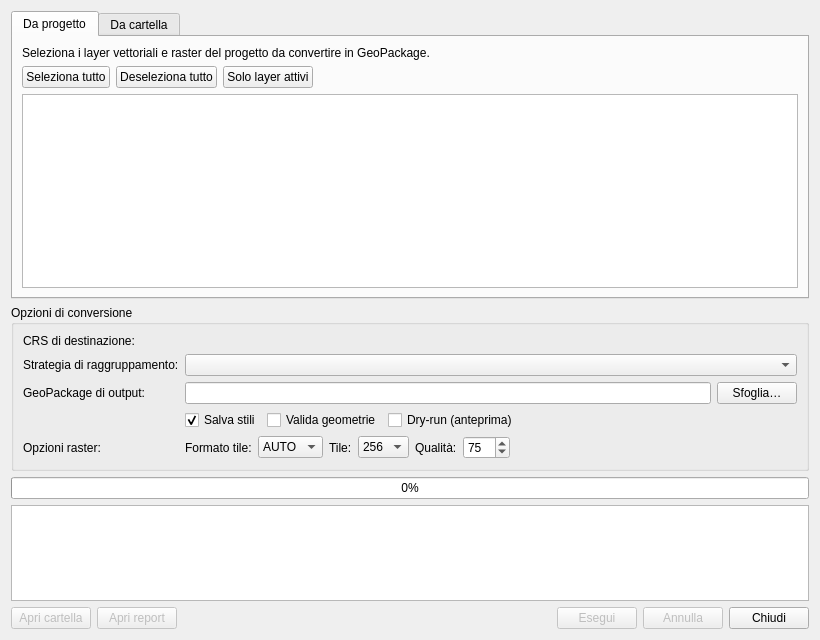
<?xml version="1.0" encoding="UTF-8"?>
<ui version="4.0">
 <class>GeoPackageConverterDialogBase</class>
 <widget class="QDialog" name="GeoPackageConverterDialogBase">
  <property name="windowTitle"><string>GeoPackage Converter</string></property>
  <property name="geometry">
   <rect><x>0</x><y>0</y><width>820</width><height>640</height></rect>
  </property>
  <layout class="QVBoxLayout" name="rootLayout">

   <!-- Tabs: From project / From folder -->
   <item>
    <widget class="QTabWidget" name="tabWidget">
     <property name="currentIndex"><number>0</number></property>

     <!-- ============== TAB 1: From project ============== -->
     <widget class="QWidget" name="tabFromProject">
      <attribute name="title"><string>Da progetto</string></attribute>
      <layout class="QVBoxLayout">
       <item>
        <widget class="QLabel" name="lblProjectHelp">
         <property name="text"><string>Seleziona i layer vettoriali e raster del progetto da convertire in GeoPackage.</string></property>
         <property name="wordWrap"><bool>true</bool></property>
        </widget>
       </item>
       <item>
        <layout class="QHBoxLayout">
         <item><widget class="QPushButton" name="btnSelectAll"><property name="text"><string>Seleziona tutto</string></property></widget></item>
         <item><widget class="QPushButton" name="btnSelectNone"><property name="text"><string>Deseleziona tutto</string></property></widget></item>
         <item><widget class="QPushButton" name="btnSelectVisible"><property name="text"><string>Solo layer attivi</string></property></widget></item>
         <item><spacer><property name="orientation"><enum>Qt::Horizontal</enum></property><property name="sizeHint" stdset="0"><size><width>40</width><height>20</height></size></property></spacer></item>
        </layout>
       </item>
       <item>
        <widget class="QListWidget" name="lstProjectLayers">
         <property name="selectionMode"><enum>QAbstractItemView::ExtendedSelection</enum></property>
        </widget>
       </item>
      </layout>
     </widget>

     <!-- ============== TAB 2: From folder ============== -->
     <widget class="QWidget" name="tabFromFolder">
      <attribute name="title"><string>Da cartella</string></attribute>
      <layout class="QVBoxLayout">
       <item>
        <layout class="QHBoxLayout">
         <item><widget class="QLabel" name="lblFolder"><property name="text"><string>Cartella di input:</string></property></widget></item>
         <item><widget class="QLineEdit" name="edtFolder"/></item>
         <item><widget class="QPushButton" name="btnBrowseFolder"><property name="text"><string>Sfoglia…</string></property></widget></item>
        </layout>
       </item>
       <item>
        <layout class="QHBoxLayout">
         <item><widget class="QCheckBox" name="chkMirrorStructure"><property name="text"><string>Replica struttura su disco</string></property></widget></item>
         <item><widget class="QPushButton" name="btnScan"><property name="text"><string>Scansiona cartella</string></property></widget></item>
         <item><spacer><property name="orientation"><enum>Qt::Horizontal</enum></property><property name="sizeHint" stdset="0"><size><width>40</width><height>20</height></size></property></spacer></item>
        </layout>
       </item>
       <item>
        <widget class="QTableWidget" name="tblFolderPreview">
         <property name="columnCount"><number>7</number></property>
         <column><property name="text"><string>Nome</string></property></column>
         <column><property name="text"><string>Formato</string></property></column>
         <column><property name="text"><string>Tipo</string></property></column>
         <column><property name="text"><string>CRS</string></property></column>
         <column><property name="text"><string>Dettagli</string></property></column>
         <column><property name="text"><string>Encoding</string></property></column>
         <column><property name="text"><string>Avvisi</string></property></column>
        </widget>
       </item>
      </layout>
     </widget>

    </widget>
   </item>

   <!-- =================== Common options =================== -->
   <item>
    <widget class="QGroupBox" name="grpOptions">
     <property name="title"><string>Opzioni di conversione</string></property>
     <layout class="QFormLayout">
      <item row="0" column="0"><widget class="QLabel" name="lblTargetCrs"><property name="text"><string>CRS di destinazione:</string></property></widget></item>
      <item row="0" column="1"><widget class="QgsProjectionSelectionWidget" name="crsSelector"/></item>

      <item row="1" column="0"><widget class="QLabel" name="lblGrouping"><property name="text"><string>Strategia di raggruppamento:</string></property></widget></item>
      <item row="1" column="1"><widget class="QComboBox" name="cmbGrouping"/></item>

      <item row="2" column="0"><widget class="QLabel" name="lblOutput"><property name="text"><string>GeoPackage di output:</string></property></widget></item>
      <item row="2" column="1">
       <layout class="QHBoxLayout">
        <item><widget class="QLineEdit" name="edtOutput"/></item>
        <item><widget class="QPushButton" name="btnBrowseOutput"><property name="text"><string>Sfoglia…</string></property></widget></item>
       </layout>
      </item>

      <item row="3" column="1">
       <layout class="QHBoxLayout">
        <item><widget class="QCheckBox" name="chkSaveStyles"><property name="text"><string>Salva stili</string></property><property name="checked"><bool>true</bool></property></widget></item>
        <item><widget class="QCheckBox" name="chkValidate"><property name="text"><string>Valida geometrie</string></property></widget></item>
        <item><widget class="QCheckBox" name="chkDryRun"><property name="text"><string>Dry-run (anteprima)</string></property></widget></item>
        <item><spacer><property name="orientation"><enum>Qt::Horizontal</enum></property><property name="sizeHint" stdset="0"><size><width>40</width><height>20</height></size></property></spacer></item>
       </layout>
      </item>

      <item row="4" column="0"><widget class="QLabel" name="lblRasterOptions"><property name="text"><string>Opzioni raster:</string></property></widget></item>
      <item row="4" column="1">
       <layout class="QHBoxLayout">
        <item><widget class="QLabel" name="lblTileFormat"><property name="text"><string>Formato tile:</string></property></widget></item>
        <item>
         <widget class="QComboBox" name="cmbTileFormat">
          <item><property name="text"><string>AUTO</string></property></item>
          <item><property name="text"><string>PNG</string></property></item>
          <item><property name="text"><string>JPEG</string></property></item>
          <item><property name="text"><string>WEBP</string></property></item>
         </widget>
        </item>
        <item><widget class="QLabel" name="lblTileSize"><property name="text"><string>Tile:</string></property></widget></item>
        <item>
         <widget class="QComboBox" name="cmbTileSize">
          <item><property name="text"><string>256</string></property></item>
          <item><property name="text"><string>512</string></property></item>
         </widget>
        </item>
        <item><widget class="QLabel" name="lblJpegQuality"><property name="text"><string>Qualità:</string></property></widget></item>
        <item>
         <widget class="QSpinBox" name="spnJpegQuality">
          <property name="minimum"><number>1</number></property>
          <property name="maximum"><number>100</number></property>
          <property name="value"><number>75</number></property>
         </widget>
        </item>
        <item><spacer><property name="orientation"><enum>Qt::Horizontal</enum></property><property name="sizeHint" stdset="0"><size><width>40</width><height>20</height></size></property></spacer></item>
       </layout>
      </item>
     </layout>
    </widget>
   </item>

   <!-- =================== Progress + log =================== -->
   <item><widget class="QProgressBar" name="prgConversion"><property name="value"><number>0</number></property></widget></item>
   <item>
    <widget class="QPlainTextEdit" name="txtLog">
     <property name="readOnly"><bool>true</bool></property>
     <property name="maximumBlockCount"><number>1000</number></property>
    </widget>
   </item>

   <!-- =================== Bottom buttons =================== -->
   <item>
    <layout class="QHBoxLayout">
     <item><widget class="QPushButton" name="btnOpenOutput"><property name="text"><string>Apri cartella</string></property><property name="enabled"><bool>false</bool></property></widget></item>
     <item><widget class="QPushButton" name="btnOpenReport"><property name="text"><string>Apri report</string></property><property name="enabled"><bool>false</bool></property></widget></item>
     <item><spacer><property name="orientation"><enum>Qt::Horizontal</enum></property><property name="sizeHint" stdset="0"><size><width>40</width><height>20</height></size></property></spacer></item>
     <item><widget class="QPushButton" name="btnRun"><property name="text"><string>Esegui</string></property><property name="default"><bool>true</bool></property><property name="enabled"><bool>false</bool></property></widget></item>
     <item><widget class="QPushButton" name="btnCancel"><property name="text"><string>Annulla</string></property><property name="enabled"><bool>false</bool></property></widget></item>
     <item><widget class="QPushButton" name="btnClose"><property name="text"><string>Chiudi</string></property></widget></item>
    </layout>
   </item>

  </layout>
 </widget>
 <customwidgets>
  <customwidget>
   <class>QgsProjectionSelectionWidget</class>
   <extends>QWidget</extends>
   <header>qgis.gui</header>
  </customwidget>
 </customwidgets>
 <resources/>
 <connections/>
</ui>
